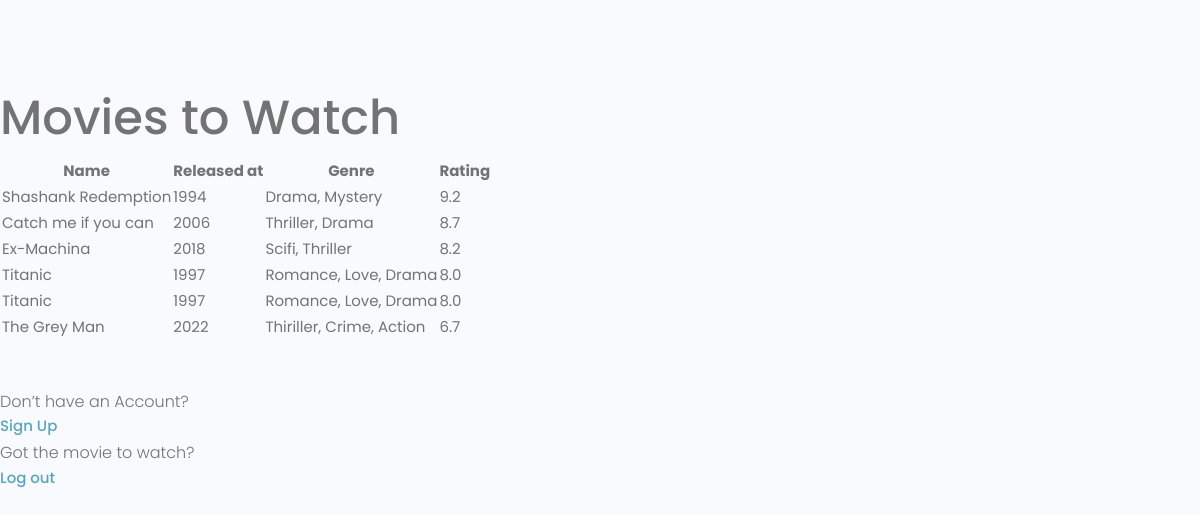
The app's page /, older data.
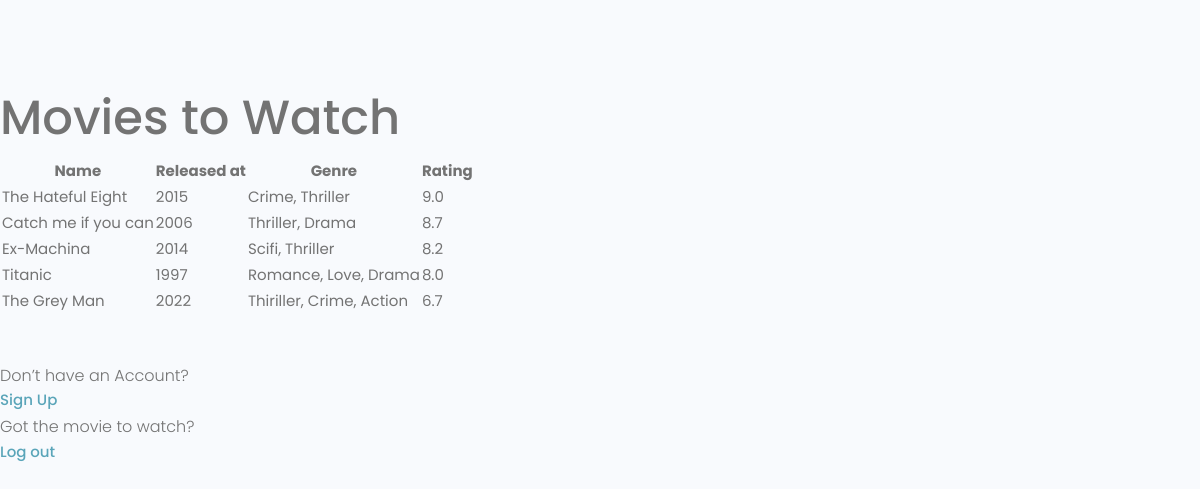
The same page, newer data.
### movies/models.py (models this page shows, shortened)
class Movie(models.Model):
    name = models.CharField(max_length=100)
    released_at = models.IntegerField(null=True, blank=True)
    genre = models.CharField(max_length=50, blank=True, null=True)
    rating = models.DecimalField(default=0.0, decimal_places=1,max_digits=2, null=True, blank=True)
    created = models.DateTimeField(auto_now_add=True)
    id = models.UUIDField(default=uuid.uuid4, unique=True,
                          primary_key=True, editable=False)
    class Meta:
        ordering = ['-rating']

### movies/views.py (the view)
# urls.py: path('', views.movies, name='movies'),
def movies(request):
    results = Movie.objects.all()
    context = {'movies': results}
    return render(request, 'movies_list.html', context)

### movies/templates/movies_list.html (shortened to what this page needs)
{% extends 'main.html' %}
{% block content %}
<main class="formPage my-xl">
    <div class="content-box">
        <div class='formWrapper'>
            <h1>Movies to Watch</h1>
            <table class="settings__table">
                <tr>
                    <th>Name</th>
                    <th>Released at</th>
                    <th>Genre</th>
                    <th>Rating</th>
                </tr>
                {% for movie in movies %}
                <tr>
                    <td>
                        {{ movie.name }}
                    </td>
                    <td>
                        {{ movie.released_at }}
                    </td>
                    <td>
                        {{ movie.genre }}
                    </td>
                    <td>
                        {{ movie.rating }}
                    </td>
                </tr>
                {% endfor %}
            </table>
            <br>
            <br>
            <div class="auth__alternative">
                <p>Don’t have an Account?</p>
                <a href="{% url 'register' %}">Sign Up</a>
            </div>
            <div class="auth__alternative">
                <p>Got the movie to watch?</p>
                <a href="{% url 'logout' %}">Log out</a>
            </div>
        </div>
    </div>
</main>
{% endblock content %}

Row changes from the older to the newer data that the page shows:
removed Movie: name "Shashank Redemption", released_at "1994", genre "Drama, Mystery", rating "9.2"
removed Movie: name "Titanic", released_at "1997", genre "Romance, Love, Drama", rating "8.0"
added Movie: name "The Hateful Eight", released_at "2015", genre "Crime, Thriller", rating "9.0"
changed Movie "Ex-Machina": released_at "2018" → "2014"
